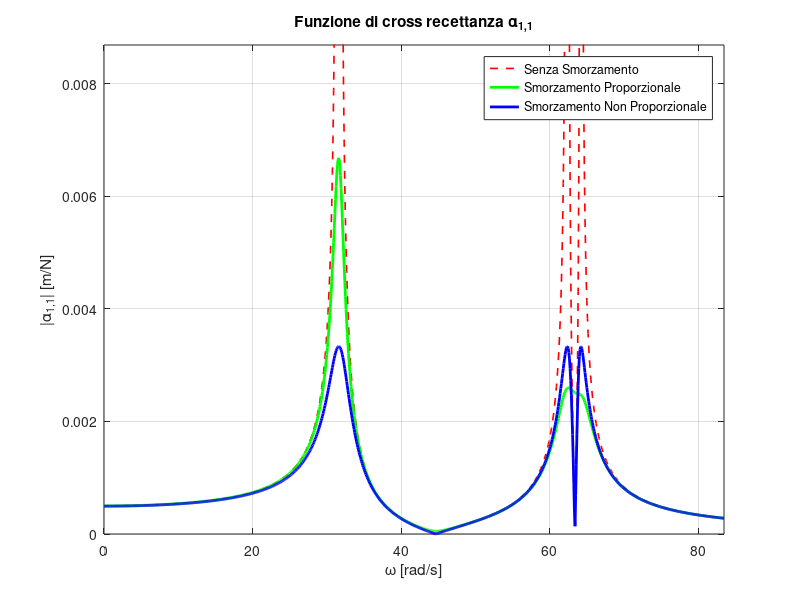

MATLAB code to generate this figure: (Note: this script raises an error after producing the figure.)
clc;
clear;
close all;
N = 3; % GDL
m1=1; % Kg
m2=0.95; % Kg
m3=1.05; % Kg

k=1.0e3; % N/m

M=[m1, 0, 0;      % Mass Matrix
    0, m2, 0;
    0, 0, m3];

K=[k+k+k, -k, -k; % Stiffness Matrix
    -k, k+k+k, -k;
    -k, -k, k+k+k];

%%%%%%%%%%%%%%%%%%%%%%%%%%%%%%%%%%%%%%%%%%%%%%%%%%%%%%%%%%%%%%%%%%%%%%%%%%%
%%%%%%%%%%%%%%%%%%%%     UNDAMPED     %%%%%%%%%%%%%%%%%%%%%%%%%%%%%%%%%%%%%

[PHI_UN, LAMBDA_UN] = eig(K, M);
[LAMBDA_UN,ind_1]=sort(diag(LAMBDA_UN));
LAMBDA_UN=diag(LAMBDA_UN);
PHI_UN=PHI_UN(:,ind_1);

for i = 1:size(PHI_UN, 2)  % Itera su ogni autovettore
    v = PHI_UN(:, i);  % Estrai l'autovettore i-esimo
    norm_factor = sqrt(v' * M * v);  % Calcola il fattore di normalizzazione
    PHI_UN(:, i) = v / norm_factor;  % Normalizza l'autovettore
end

%%%%%%%%%%%%%%%%%%%%%%%%%%%%%%%%%%%%%%%%%%%%%%%%%%%%%%%%%%%%%%%%%%%%%%%%%%%
%%%%%%%%        PROPORTIONAL STRUCTURAL DAMPING               %%%%%%%%%%%%%
beta=0.05;
D_1 = beta*K;
[PHI_PROP_DUMP, LAMBDA_PROP_DUMP] = eig(K+1j*D_1, M);
[LAMBDA_PROP_DUMP,ind_2]=sort(diag(LAMBDA_PROP_DUMP));
LAMBDA_PROP_DUMP=diag(LAMBDA_PROP_DUMP);
PHI_PROP_DUMP=PHI_PROP_DUMP(:,ind_2);

for i = 1:size(PHI_PROP_DUMP, 2)  % Itera su ogni autovettore
    v = PHI_PROP_DUMP(:, i);  % Estrai l'autovettore i-esimo
    norm_factor = sqrt(v' * M * v);  % Calcola il fattore di normalizzazione
    PHI_PROP_DUMP(:, i) = v / norm_factor;  % Normalizza l'autovettore
end


%%%%%%%%%%%%%%%%%%%%%%%%%%%%%%%%%%%%%%%%%%%%%%%%%%%%%%%%%%%%%%%%%%%%%%%%%%%
%%%%%%%%        NON PROPORTIONAL STRUCTURAL DAMPING               %%%%%%%%%
d=0.3*k;
D_2 = zeros(3,3);
D_2(1,1) = d;
[PHI_NOPROP, LAMBDA_NO_PROP] = eig(K+(1j*D_2), M);
[LAMBDA_NO_PROP,ind_3]=sort(diag(LAMBDA_NO_PROP));
LAMBDA_NO_PROP=diag(LAMBDA_NO_PROP);
PHI_NOPROP=PHI_NOPROP(:,ind_3);

for i = 1:size(PHI_NOPROP, 2)  % Itera su ogni autovettore complesso
    v = PHI_NOPROP(:, i);  % Estrai l'autovettore i-esimo
    norm_factor = sqrt(conj(v)' * M * v);  % Normalizzazione Hermitiana
    PHI_NOPROP(:, i) = v / norm_factor;  % Normalizza l'autovettore
end

%%                                                                       %%
%%%%%%%%%%%%%%%%%%%%%%%%%%%%%%%%%%%%%%%%%%%%%%%%%%%%%%%%%%%%%%%%%%%%%%%%%%%
%%%%%%%%%%%%              FRF                                    %%%%%%%%%%
L = 1000;
omega_max = sqrt(LAMBDA_UN(3,3));
% Range di frequenze per il calcolo della FRF
omega = linspace(0, 1.3*omega_max, L);

% Risposta nel nodo j
j = 1;

% Forza applicata nel nodo i
k = 1; 

% Calcolo della FRF per i tre modelli: senza smorzamento, proporzionale, 
% non proporzionale
%inizializzo risposte 
FRF_UN = zeros(1,L);
FRF_PROP_DUMP = zeros(1,L);
FRF_NO_PROP = zeros(1,L);

FRF_UN_rip = zeros(1,L);
FRF_PROP_DUMP_rip = zeros(1,L);
FRF_NO_PROP_rip = zeros(1,L);

% Caso senza smorzamento
%D_UN = zeros(3, 3);  % Matrice di smorzamento nulla

% for i = 1:L
%     %% Caso senza smorzamento
%     H1 = inv(K+1j*D_UN-((omega(i))^2)*M);
%     FRF_UN(i) = H1(j,k);
% 
% 
%     %% Caso smorzamento Proporzionale
%     H2 = inv(K+1j*D_1-((omega(i))^2)*M);
%     FRF_PROP_DUMP(i) = H2(j,k);
% 
% 
%     %% Caso smorzamento non proporzionale
%     H3 = inv(K+1j*D_2-((omega(i))^2)*M);
%     FRF_NO_PROP(i) = H3(j,k);
% end

for r=1:N
%% Caso senza smorzamento
  FRF_UN_rip = FRF_UN_rip+((PHI_UN(j,r)*PHI_UN(k,r))./...
        (LAMBDA_UN(r,r)-(omega.^2)));
%% Caso smorzamento Proporzionale
  FRF_PROP_DUMP_rip = FRF_PROP_DUMP_rip+...
      ((PHI_PROP_DUMP(j,r)*PHI_PROP_DUMP(k,r))./...
        (LAMBDA_PROP_DUMP(r,r)-(omega.^2)));
%% Caso smorzamento non proporzionale
  FRF_NO_PROP_rip = FRF_NO_PROP_rip+((PHI_NOPROP(j,r)*PHI_NOPROP(k,r))./...
        (LAMBDA_NO_PROP(r,r)-(omega.^2)));
end





% 
% L = 10000;
% omega_max = sqrt(LAMBDA_UN(3,3));
% % Range di frequenze per il calcolo della FRF
% omega2 = linspace(0, 1.3*omega_max, L);
% 
% % Risposta nel nodo j
% j = 1;
% 
% % Forza applicata nel nodo i
% k = 1; 
% 
% % Calcolo della FRF per i tre modelli: senza smorzamento, proporzionale, 
% % non proporzionale
% %inizializzo risposte 
% FRF_UN2 = zeros(1,L);
% FRF_PROP_DUMP2 = zeros(1,L);
% FRF_NO_PROP2 = zeros(1,L);
% 
% FRF_UN_rip2 = zeros(1,L);
% FRF_PROP_DUMP_rip2 = zeros(1,L);
% FRF_NO_PROP_rip2 = zeros(1,L);

% Caso senza smorzamento
%D_UN = zeros(3, 3);  % Matrice di smorzamento nulla


% for r=1:N
% %% Caso senza smorzamento
%   FRF_UN_rip2 = FRF_UN_rip2+((PHI_UN(j,r)*PHI_UN(k,r))./...
%         (LAMBDA_UN(r,r)-(omega2.^2)));
% %% Caso smorzamento Proporzionale
%   FRF_PROP_DUMP_rip2 = FRF_PROP_DUMP_rip2+...
%       ((PHI_PROP_DUMP(j,r)*PHI_PROP_DUMP(k,r))./...
%         (LAMBDA_PROP_DUMP(r,r)-(omega2.^2)));
% %% Caso smorzamento non proporzionale
%   FRF_NO_PROP_rip2 = FRF_NO_PROP_rip2+((PHI_NOPROP(j,r)*PHI_NOPROP(k,r))./...
%         (LAMBDA_NO_PROP(r,r)-(omega2.^2)));
% end





% 
% L = 100000;
% omega_max = sqrt(LAMBDA_UN(3,3));
% % Range di frequenze per il calcolo della FRF
% omega3 = linspace(0, 1.3*omega_max, L);
% 
% % Risposta nel nodo j
% j = 1;
% 
% % Forza applicata nel nodo i
% k = 1; 
% 
% % Calcolo della FRF per i tre modelli: senza smorzamento, proporzionale, 
% % non proporzionale
% %inizializzo risposte 
% FRF_UN = zeros(1,L);
% FRF_PROP_DUMP = zeros(1,L);
% FRF_NO_PROP = zeros(1,L);
% 
% FRF_UN_rip3 = zeros(1,L);
% FRF_PROP_DUMP_rip3 = zeros(1,L);
% FRF_NO_PROP_rip3 = zeros(1,L);
% 
% for r=1:N
% %% Caso senza smorzamento
%   FRF_UN_rip3 = FRF_UN_rip3+((PHI_UN(j,r)*PHI_UN(k,r))./...
%         (LAMBDA_UN(r,r)-(omega3.^2)));
% %% Caso smorzamento Proporzionale
%   FRF_PROP_DUMP_rip3 = FRF_PROP_DUMP_rip3+...
%       ((PHI_PROP_DUMP(j,r)*PHI_PROP_DUMP(k,r))./...
%         (LAMBDA_PROP_DUMP(r,r)-(omega3.^2)));
% %% Caso smorzamento non proporzionale
%   FRF_NO_PROP_rip3 = FRF_NO_PROP_rip3+((PHI_NOPROP(j,r)*PHI_NOPROP(k,r))./...
%         (LAMBDA_NO_PROP(r,r)-(omega3.^2)));
% end
% 
% 
% 
% 






 % figure;
 % plot(omega3, abs(FRF_UN_rip3), 'b-', 'LineWidth', 2);
 % hold on
 % plot(omega2, abs(FRF_UN_rip2), 'r-', 'LineWidth', 2);
 % 
 % %plot(omega, abs(FRF_UN_rip2), 'g--', 'LineWidth', 2);
 % 
 % title('FRF senza Smorzamento, diverso passo in frequenza');
 % xlabel('\omega [rad/s]');
 % ylabel('\alpha{1,1}');
 % grid on;
 % 
 % legend( 'N_{\omega}=10000',...
 %     'N_{\omega}=100000', ...
 %    'Location', 'Best');
 % xlim([min(omega), max(omega)]);
 % ylim( [0, 3*max(FRF_UN_rip2)])


figure;

% Plot della FRF senza smorzamento (linea rossa tratteggiata sottile)
plot(omega, abs(FRF_UN_rip), 'r--', 'LineWidth', 1.2);
hold on;

% Plot della FRF con smorzamento proporzionale (linea verde continua)
plot(omega, abs(FRF_PROP_DUMP_rip), 'g-', 'LineWidth', 2);

% Plot della FRF con smorzamento non proporzionale (linea blu continua)
plot(omega, abs(FRF_NO_PROP_rip), 'b-', 'LineWidth', 2);

% Aggiunta di titoli e etichette
title('Funzione di cross recettanza \alpha_{1,1}');
xlabel('\omega [rad/s]');
ylabel('|\alpha_{1,1}| [m/N]');

% Aggiunta griglia e leggenda
grid on;
legend('Senza Smorzamento', 'Smorzamento Proporzionale', 'Smorzamento Non Proporzionale', ...
    'Location', 'Best');

% Miglioramento grafico
xlim([min(omega), max(omega)]);
ylim( [0, 1.3*max(max(abs(FRF_PROP_DUMP_rip)),max(abs(FRF_NO_PROP_rip)))])













% FRF completa già calcolata: omega, FRF_PROP_DUMP

% 1. Trova il massimo (prima risonanza per semplicità)
% [~, peak_idx] = max(abs(FRF_NO_PROP_rip));
% w_res = omega(peak_idx);  % Frequenza di risonanza stimata

[pks, locs] = findpeaks_basic(abs(FRF_PROP_DUMP_rip));

% Seleziona il secondo picco risonanza
peak_idx = locs(2);
w_res = omega(peak_idx);  % Frequenza di risonanza stimata


% 2. Seleziona zona intorno alla risonanza
window_pct = 0.1; % 1% attorno al picco
intorno = find(omega > (1-window_pct)*w_res & omega < (1+window_pct)*w_res);

omega_fit = omega(intorno);
FRF_fit = FRF_PROP_DUMP_rip(intorno);
FRF_fit = FRF_fit(:);
% 3. Circle fit nel piano complesso
x = real(FRF_fit);
y = imag(FRF_fit);

A = [-2*x, -2*y, ones(length(x),1)];
b = -(x.^2 + y.^2);
params = A\b;

xc = params(1); yc = params(2);
R = sqrt(xc^2 + yc^2 - params(3));

% 4. Calcolo smorzamento ζ
% Punto massimo (vicino al bordo del cerchio)
z_max = FRF_PROP_DUMP_rip(peak_idx);
dist_to_center = abs(z_max - (xc + 1i*yc));
zeta = dist_to_center / R;

% 5. Ampiezza modale ≈ raggio
A_modale = R;

% 6. Output dei risultati
fprintf('\nFrequenza di risonanza stimata: %.2f rad/s\n', w_res);
fprintf('Smorzamento stimato (zeta): %.4f\n', zeta);
fprintf('Ampiezza modale (raggio del cerchio): %.3e [unità FRF]\n', A_modale);

% 7. Grafico circle fit
theta = linspace(0, 2*pi, 200);
circle = xc + 1i*yc + R * exp(1i*theta);

figure;
plot(real(FRF_fit), imag(FRF_fit), 'bo'); hold on;
plot(real(circle), imag(circle), 'r-', 'LineWidth', 1.5);
plot(real(z_max), imag(z_max), 'kx', 'LineWidth', 2, 'MarkerSize', 10);
plot(xc, yc, 'g+', 'MarkerSize', 10, 'LineWidth', 2);
axis equal;
xlabel('Re'); ylabel('Im');
title('Circle Fit + Stima ζ, ω_n, A');
legend('FRF (zona risonanza)', 'Cerchio', 'Picco FRF', 'Centro cerchio');
grid on;



function [pks, locs] = findpeaks_basic(y)
    pks = [];
    locs = [];
    
    for i = 2:length(y)-1
        if y(i) > y(i-1) && y(i) > y(i+1)
            pks(end+1) = y(i);
            locs(end+1) = i;
        end
    end
end





% figure;
% plot(omega, abs(FRF_UN_rip), 'r-', 'LineWidth', 2);
% hold on
% plot(omega, abs(FRF_UN), 'k--', 'LineWidth', 2);
% title('FRF senza Smorzamento');
% xlabel('Frequenza [Hz]');
% ylabel('|FRF|');
% grid on;
% 
% figure;
% plot(omega, abs(FRF_PROP_DUMP_rip), 'r-', 'LineWidth', 2);
% hold on
% plot(omega, abs(FRF_PROP_DUMP), 'k--', 'LineWidth', 2);
% title('FRF senza Smorzamento');
% xlabel('Frequenza [Hz]');
% ylabel('|FRF|');
% grid on;
% 
% figure;
% plot(omega, abs(FRF_NO_PROP_rip), 'r-', 'LineWidth', 2);
% hold on
% plot(omega, abs(FRF_NO_PROP), 'k--', 'LineWidth', 2);
% title('FRF senza Smorzamento');
% xlabel('Frequenza [Hz]');
% ylabel('|FRF|');
% grid on;